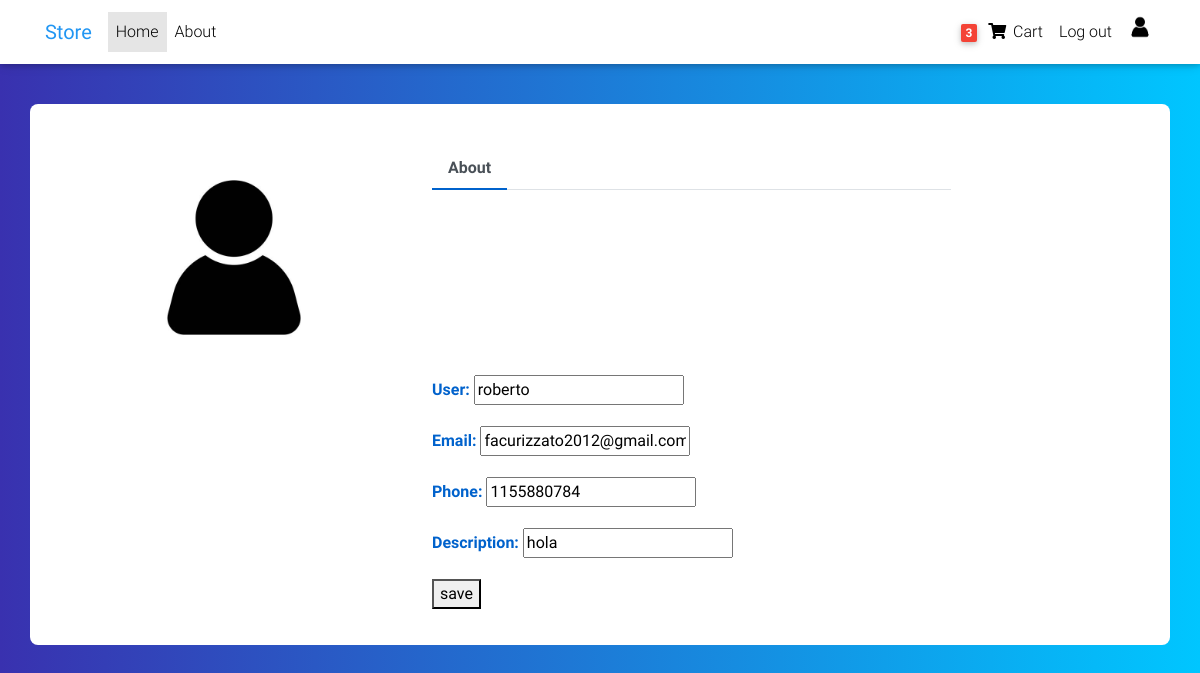
Screenshot of /edit_profile/facur/ (signed in) with the database file from the repository.
### product/models.py (models this page shows, shortened)
class Order(models.Model):
    user = models.ForeignKey(settings.AUTH_USER_MODEL, on_delete=models.CASCADE)
    items = models.ManyToManyField(OrderItem)
    start_date = models.DateTimeField(auto_now_add = True)
    ordered_date = models.DateTimeField()
    ordered = models.BooleanField(default=False)

class Profile(models.Model):
    username = models.ForeignKey(User, on_delete=models.CASCADE)
    user = models.CharField(max_length=100, null=True, blank=True)
    email = models.EmailField(null=True, blank=True)
    phone = models.DecimalField(decimal_places=0, max_digits=10, null=True, blank=True)
    description = models.CharField(max_length = 300, null= True, blank=True)
    image = models.ImageField(upload_to='profile/', blank=True, default='/uploads/profile/default.jpg', null=True)

### product/views.py (the view, shortened to what this page needs)
# urls.py: path('edit_profile/<username>/', edit_profile, name="edit_profile"),
def edit_profile(request, username):
    user = request.user
    profile = get_object_or_404(Profile, username = user)
    form = profile_edit_form(instance=profile)
    if request.method == "GET":
        context = {
                'items': Item.objects.all(),
                'profile': Profile.objects.all(),
                'form': form,
            }
        return render(request, 'edit_profile.html', context)

### product/forms.py
class profile_edit_form(forms.ModelForm):
    user = forms.CharField()
    email = forms.EmailField()
    phone = forms.DecimalField()
    description = forms.CharField()
    class Meta:
        model = Profile
        fields= ['user', 'email', 'phone', 'description']

### product/templatetags/cart_template_tag.py (called while the page is built)
@register.filter()
def cart_item_count(user):
    if user.is_authenticated:
        qs = Order.objects.filter(user = user, ordered = False)
        if qs.exists():
            return qs[0].items.count()
    return 0

### product/templates/edit_profile.html (shortened to what this page needs)
{% extends 'base.html' %}
{% block content %}
<link href="/product/static/css/profile.css" rel="stylesheet" id="bootstrap-css">
<div class="container emp-profile">
            <form method="post">
                {% for items in profile %}
                {% if items.username == user %}
                <div class="row">
                    <div class="col-md-4">
                        <div class="profile-img">
                            <img src="/uploads/{{ items.image }}" alt="image not found" id="image"/>
                        </div>
                    </div>
                    <div class="col-md-6">
                        <div class="profile-head">
                            <ul class="nav nav-tabs" id="myTab" role="tablist">
                                <li class="nav-item">
                                    <a class="nav-link active" id="home-tab" data-toggle="tab" href="#home" role="tab" aria-controls="home" aria-selected="true">About</a>
                                </li>
                            </ul>
                        </div>
                    </div>
                    <div class="col-md-2">
                    </div>
                </div>
                {% endif %}
                {% endfor %}
                <div class="row">
                    <div class="col-md-4">
                    </div>
                    <div class="col-md-8">
                        <div class="tab-content profile-tab" id="myTabContent">
                            <div class="tab-pane fade show active" id="home" role="tabpanel" aria-labelledby="home-tab">
                                <form action="/uploads/profile/" method="POST" enctype="multipart/form-data" style="padding: 15px">
                                        {{ form.as_p }}
                                </form>
                                <button>
                                    save
                                </button>
                            </div>
                        </div>
                    </div>
                </div>
            </form>
        </div>
{% endblock %}

### product/templates/base.html (shortened to what this page needs)
{% load static %}
{% load cart_template_tag %}
{% load image_template_tag %}
<!DOCTYPE html>
<html lang="en">
  <head>
    <link
      rel="stylesheet"
      href="https://use.fontawesome.com/releases/v5.11.2/css/all.css"
    />
    <link href="{% static '/css/bootstrap.min.css' %}" rel="stylesheet" />
    <link href="{% static '/css/mdb.min.css' %}" rel="stylesheet" />
    <link href="{% static '/css/style.min.css' %}" rel="stylesheet" />
  </head>
  <nav
    class="navbar fixed-top navbar-expand-lg navbar-light white scrolling-navbar"
  >
    <div class="container">
      <a class="navbar-brand waves-effect" href="/">
        <strong class="blue-text">Store</strong>
      </a>
      <div class="collapse navbar-collapse" id="navbarSupportedContent">
        <ul class="navbar-nav mr-auto">
          <li class="nav-item active">
            <a class="nav-link waves-effect" href="/"
              >Home
            </a>
          </li>
          <li class="nav-item">
            <a class="nav-link waves-effect" href="/about">About</a>
          </li>
        </ul>
        <ul class="navbar-nav nav-flex-icons">
          <li class="nav-item">
            {% if user.is_authenticated %}
            <a class="nav-link waves-effect" href="/checkout">
              {% if request.user|cart_item_count > 0 %}
              <span class="badge red z-depth-1 mr-1">{{ request.user|cart_item_count }}</span>
              {% endif %}
              <i class="fas fa-shopping-cart"></i>
              <span class="clearfix d-none d-sm-inline-block"> Cart </span>
            </a>
            {% endif %}
          </li>
          {% if user.is_authenticated %}
          <li class="nav-item">
            <a class="nav-link waves-effect" href="/logout"
              >Log out
            </a>
          </li>
          <li class="nav-item">
            <a href="/profile" style="margin-top: 5px; margin-left: 5px;">
              <img src="/uploads/profile/default.jpg" alt="" style="border-radius: 50%; height: 30px; width: 30px;">
            </a>
          </li>
          {% endif %}
        </ul>
      </div>
    </div>
  </nav>
  <div class="mt-5" style="padding-top: 20px;">
  </div>
  {% block content %} {% endblock %}
</html>

### product/static/css/profile.css (style rules this page uses)
.emp-profile { padding: 3%; margin-top: 3%; margin-bottom: 3%; border-radius: 0.5rem; background: #fff; }
.profile-img { text-align: center; }
.profile-img img { width: 70%; height: 100%; }
.profile-head .nav-tabs { margin-bottom:5%; }
.profile-head .nav-tabs .nav-link { font-weight:600; border: none; }
.profile-head .nav-tabs .nav-link.active { border: none; border-bottom:2px solid #0062cc; }
.profile-tab label { font-weight: 600; }
.profile-tab p { font-weight: 600; color: #0062cc; }

### product/templates/base.html (style rules this page uses)
html, body, header, .carousel { height: 60vh; }

### rows the page displays
Profile: image (placeholder picture), user "roberto", email "facurizzato2012@gmail.com", phone "1155880784", description "hola"

### other values shown
{{ request.user|cart_item_count }} "3"
